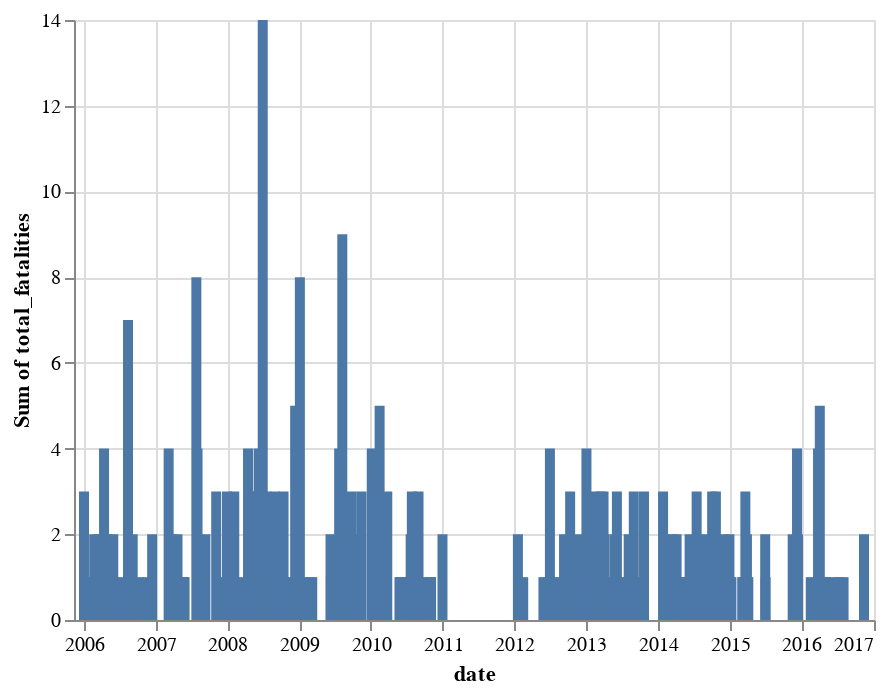

Notebook source saved alongside this figure:
### Code cell
alt.Chart(accident_list).mark_bar().encode(
  x="date",
  y="sum(total_fatalities)"
)

### Figure 1 — Vega-Lite specification as saved in the notebook (floating-point values rounded to 4 significant figures; data arrays with more than 128 entries replaced by an {"elided": "..."} marker saying what was removed)
{"config": {"view": {"continuousWidth": 400, "continuousHeight": 300}}, "data": {"name": "data-49d7b582b842daa784cce4db1dfe2d51"}, "mark": "bar", "encoding": {"x": {"field": "date", "type": "temporal"}, "y": {"aggregate": "sum", "field": "total_fatalities", "type": "quantitative"}}, "$schema": "https://vega.github.io/schema/vega-lite/v4.17.0.json", "datasets": {"data-49d7b582b842daa784cce4db1dfe2d51": {"elided": "163 records"}}}
